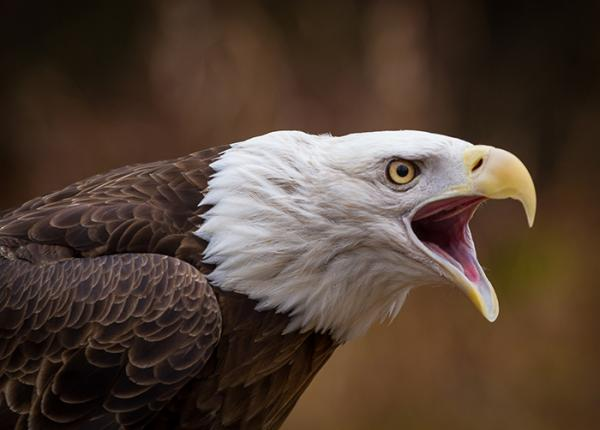
#> input picture tp2/Partie_0/eagle.jpg, 600 x 430 px, found by its file name
$ python main_accentuation.py
#> lines starting #> are read from the running program, lines starting #| are printed output that depends on the picture
import numpy as np
import skimage as sk
import skimage.io as skio
import matplotlib.pyplot as plt

# Chargment des image
imname_1 = 'eagle.jpg'
imname_2 = 'Drake.jpg'

im = skio.imread(imname_1)
#> im is the input picture: shape (430, 600, 3); mean R, G, B 80.2, 62.7, 50.7

im = sk.util.img_as_float(im)

r, g, b = im[:,:,0], im[:,:,1], im[:,:,2]
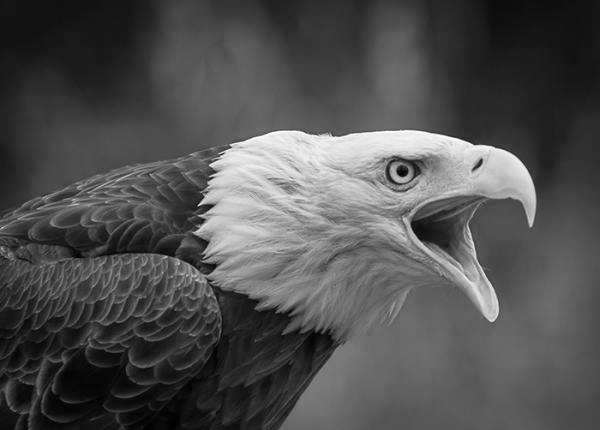
#> r: shape (430, 600) float64; min 0.00392, max 1, mean 0.314
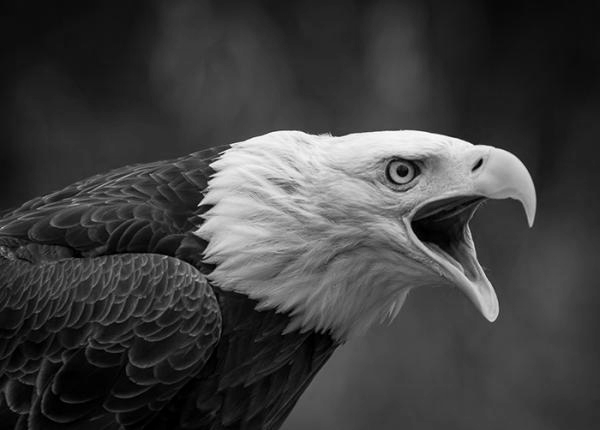
#> g: shape (430, 600) float64; min 0, max 1, mean 0.246
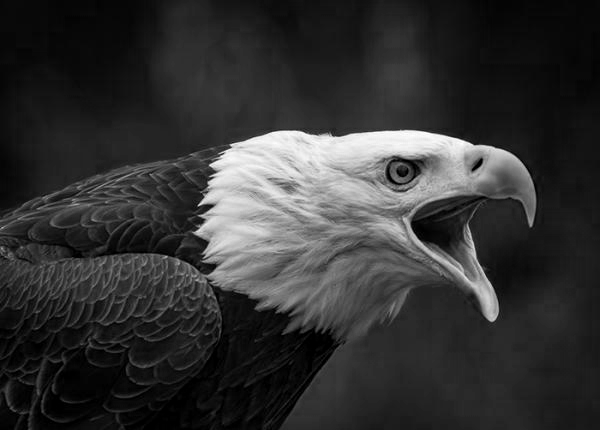
#> b: shape (430, 600) float64; min 0, max 1, mean 0.199

# Application du filtre gaussien
sigma = 1
im_filtered = sk.filters.gaussian(im, sigma=sigma, channel_axis=-1)

# Accentuation de l'image
alpha = 1.5
im_sharpened = sk.img_as_ubyte(np.clip(im + (alpha * (im - im_filtered)), 0, 1))

# Sauvegarder l'image filtree
fname = 'filtree_1.jpg'
skio.imsave(fname, sk.img_as_ubyte(np.clip(im_filtered, 0, 1)))

# sauvegarder l'image
fname = 'detail_1.jpg'
skio.imsave(fname, sk.img_as_ubyte(np.clip(im - im_filtered, 0, 1)))
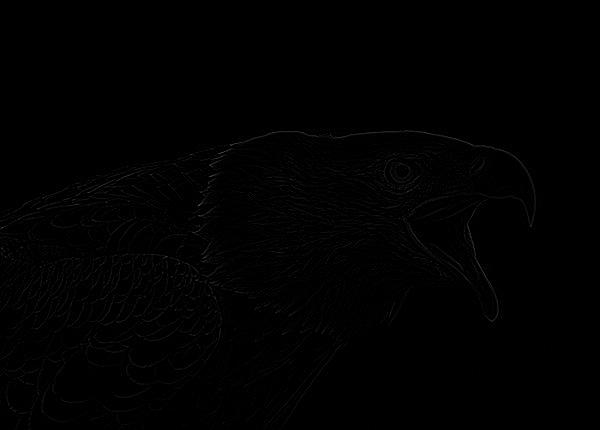
#> saved as detail_1.jpg: shape (430, 600, 3); min 0, max 76, mean 1.2

# sauvegarder l'image
fname = 'accentuee_1.jpg'
skio.imsave(fname, im_sharpened)

# afficher l'image
skio.imshow(im_sharpened)
plt.axis('off')
skio.show()

$ run again, with tp2/Partie_0/accentuee_2.jpg copied over tp2/Partie_0/eagle.jpg
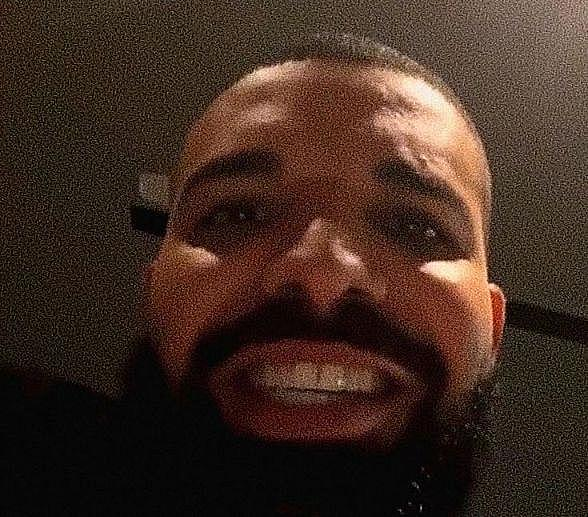
#> input picture tp2/Partie_0/accentuee_2.jpg, 588 x 517 px, found by its file name
#> im is the input picture: shape (517, 588, 3); mean R, G, B 64.2, 43.9, 34.2
#> `r, g, b = im[:,:,0], im[:,:,1], im[:,:,2]`:
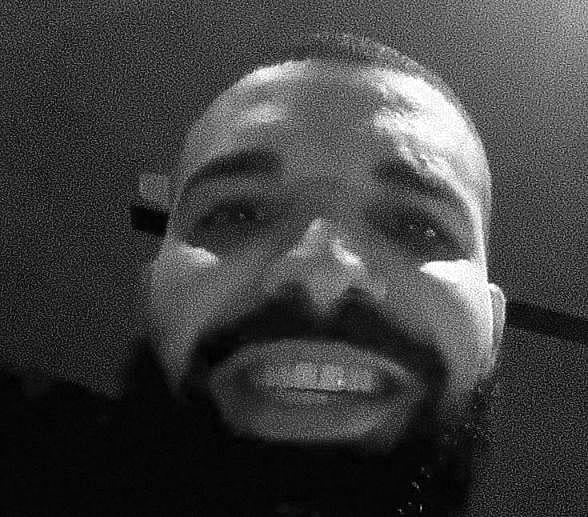
#> r: shape (517, 588) float64; min 0, max 1, mean 0.252
#> `skio.imsave(fname, sk.img_as_ubyte(np.clip(im - im_filtered, 0, 1)))`:
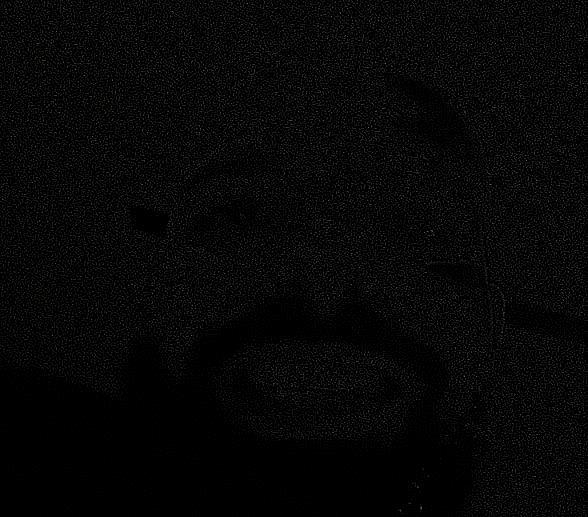
#> saved as detail_1.jpg: shape (517, 588, 3); mean R, G, B 7.6, 7.6, 7.6
